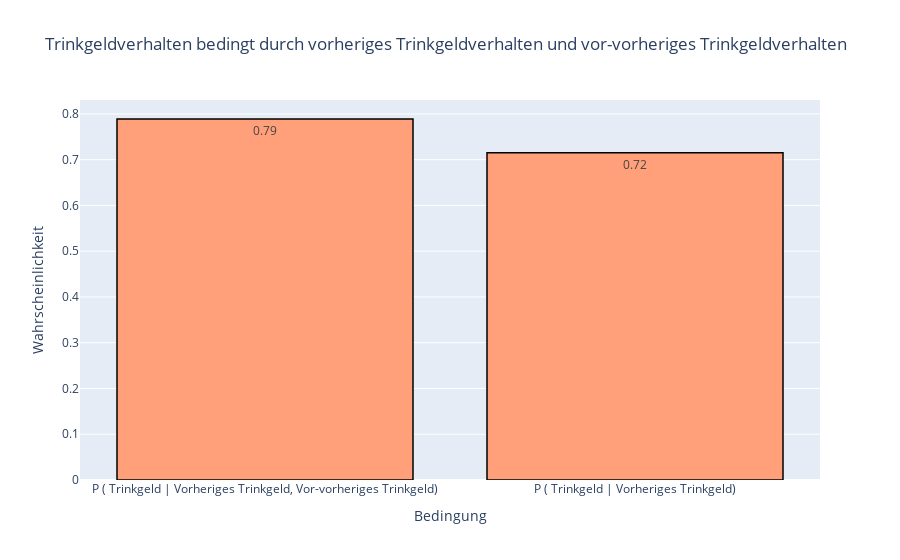

The cell this chart's notebook holds for it:
### Code cell
bedingt_fig = px.bar(
    x=["P ( Trinkgeld | Vorheriges Trinkgeld, Vor-vorheriges Trinkgeld)", "P ( Trinkgeld | Vorheriges Trinkgeld)"],
    y=[p_t_given_t1_t2, p_t_given_t1],
    text=[round(p_t_given_t1_t2, 2), round(p_t_given_t1, 2)],
    labels={"x": "Bedingung", "y": "Wahrscheinlichkeit"},
    title="Trinkgeldverhalten bedingt durch vorheriges Trinkgeldverhalten und vor-vorheriges Trinkgeldverhalten",
    # Farben für die Balken
    color_discrete_sequence=["#FFA07A", "#20B2AA"]
)

bedingt_fig.update_traces(
    marker_line_width=1.5,                           
    marker_line_color="black"
)

bedingt_fig.show()

### Figure 1 — Plotly figure (JSON) as saved in the notebook; plotly's stock layout.template omitted (floating-point values rounded to 4 significant figures)
{"data": [{"alignmentgroup": "True", "hovertemplate": "Bedingung=%{x}<br>Wahrscheinlichkeit=%{y}<br>text=%{text}<extra></extra>", "legendgroup": "", "marker": {"color": "#FFA07A", "line": {"color": "black", "width": 1.5}, "pattern": {"shape": ""}}, "name": "", "offsetgroup": "", "orientation": "v", "showlegend": false, "text": [0.79, 0.72], "textposition": "auto", "type": "bar", "x": ["P ( Trinkgeld | Vorheriges Trinkgeld, Vor-vorheriges Trinkgeld)", "P ( Trinkgeld | Vorheriges Trinkgeld)"], "xaxis": "x", "y": [0.7888, 0.715], "yaxis": "y"}], "layout": {"barmode": "relative", "legend": {"tracegroupgap": 0}, "title": {"text": "Trinkgeldverhalten bedingt durch vorheriges Trinkgeldverhalten und vor-vorheriges Trinkgeldverhalten"}, "xaxis": {"anchor": "y", "domain": [0, 1], "title": {"text": "Bedingung"}}, "yaxis": {"anchor": "x", "domain": [0, 1], "title": {"text": "Wahrscheinlichkeit"}}}}
